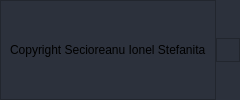
        <widget class="QWidget" name="footerContainer" native="true">
         <property name="maximumSize">
          <size>
           <width>16777215</width>
           <height>16777215</height>
          </size>
         </property>
         <property name="styleSheet">
          <string notr="true">background-color:#2c313c;</string>
         </property>
         <layout class="QHBoxLayout" name="horizontalLayout_11">
          <property name="spacing">
           <number>0</number>
          </property>
          <property name="leftMargin">
           <number>0</number>
          </property>
          <property name="topMargin">
           <number>0</number>
          </property>
          <property name="rightMargin">
           <number>0</number>
          </property>
          <property name="bottomMargin">
           <number>0</number>
          </property>
          <item>
           <widget class="QFrame" name="frame_10">
            <property name="frameShape">
             <enum>QFrame::StyledPanel</enum>
            </property>
            <property name="frameShadow">
             <enum>QFrame::Raised</enum>
            </property>
            <layout class="QHBoxLayout" name="horizontalLayout_12">
             <item>
              <widget class="QLabel" name="label_16">
               <property name="text">
                <string>Copyright Secioreanu Ionel Stefanita</string>
               </property>
              </widget>
             </item>
            </layout>
           </widget>
          </item>
          <item>
           <widget class="QFrame" name="sizeGrip">
            <property name="minimumSize">
             <size>
              <width>24</width>
              <height>24</height>
             </size>
            </property>
            <property name="maximumSize">
             <size>
              <width>24</width>
              <height>24</height>
             </size>
            </property>
            <property name="frameShape">
             <enum>QFrame::StyledPanel</enum>
            </property>
            <property name="frameShadow">
             <enum>QFrame::Raised</enum>
            </property>
            <layout class="QHBoxLayout" name="horizontalLayout_13">
             <property name="spacing">
              <number>0</number>
             </property>
             <property name="leftMargin">
              <number>0</number>
             </property>
             <property name="topMargin">
              <number>0</number>
             </property>
             <property name="rightMargin">
              <number>0</number>
             </property>
             <property name="bottomMargin">
              <number>0</number>
             </property>
             <item>
              <widget class="QLabel" name="label_17">
               <property name="maximumSize">
                <size>
                 <width>24</width>
                 <height>24</height>
                </size>
               </property>
               <property name="text">
                <string/>
               </property>
               <property name="pixmap">
                <pixmap>Icons/crop.svg</pixmap>
               </property>
               <property name="scaledContents">
                <bool>true</bool>
               </property>
               <property name="wordWrap">
                <bool>false</bool>
               </property>
              </widget>
             </item>
            </layout>
           </widget>
          </item>
         </layout>
        </widget>
